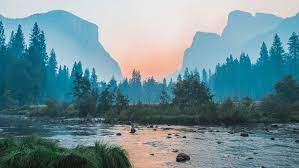
#> input picture download.jpg, 299 x 168 px; its folder holds only this picture in this run
$ python -i image_to_pencil_sketch.py   (imports and definitions only)
#> lines starting #> are read from the running program, lines starting #| are printed output that depends on the picture
import tkinter as tk
from tkinter import filedialog

import cv2
from PIL import Image, ImageTk


def convert_to_pencil_sketch():
    global image_path, original_image_pil

    if image_path:
        # Read the image
        image = cv2.imread(image_path)

        # Convert the image to grayscale
        gray_image = cv2.cvtColor(image, cv2.COLOR_BGR2GRAY)

        # Invert the grayscale image
        inverted_image = cv2.bitwise_not(gray_image)

        # Blur the inverted image using GaussianBlur
        blurred_image = cv2.GaussianBlur(inverted_image, (111, 111), 0)

        # Invert the blurred image
        inverted_blurred_image = cv2.bitwise_not(blurred_image)

        # Create the pencil sketch by blending the grayscale image with the inverted blurred image
        pencil_sketch = cv2.divide(gray_image, inverted_blurred_image, scale=256.0)

        # Convert the sketch image to PIL format for displaying in Tkinter
        sketch_image_pil = Image.fromarray(pencil_sketch)

        # Resize the images to fit the window
        sketch_image_pil = sketch_image_pil.resize((400, 400))

        # Update the images in the Tkinter labels
        sketch_image_tk = ImageTk.PhotoImage(sketch_image_pil)
        sketch_image_label.config(image=sketch_image_tk)
        sketch_image_label.image = sketch_image_tk


def open_file_dialog():
    global image_path, original_image_pil

    # Open file dialog to choose an image file
    file_path = filedialog.askopenfilename()
#> the answer given: download.jpg
    if file_path:
        image_path = file_path

        # Load the original image and store it as a PIL image
        original_image = Image.open(image_path)
#> original_image is the input picture: PIL image 299x168 RGB; mean R, G, B 108.9, 139.6, 147.3
        original_image = original_image.resize((400, 400))
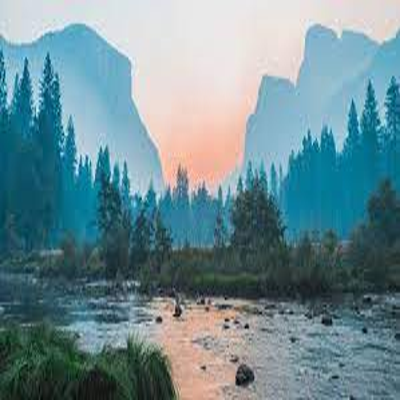
#> original_image: PIL image 400x400 RGB; mean R, G, B 108.9, 139.6, 147.3
        original_image_pil = ImageTk.PhotoImage(original_image)

        # Update the original image label
#> (the run stopped early here; a loop or call above may not have finished)
